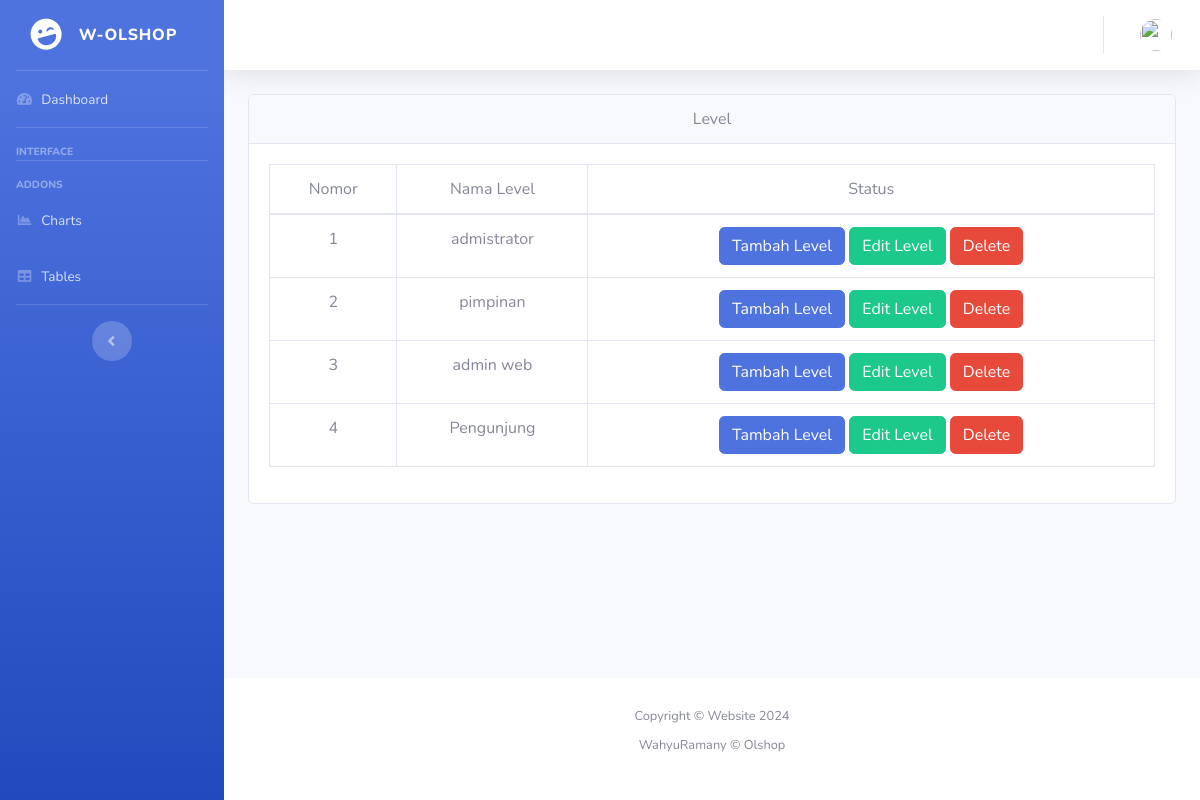
The page /admin/content/level.php on the database its author committed.
### tables this page shows
CREATE TABLE `level` (
  `id` int(12) NOT NULL,
  `nama_level` varchar(100) NOT NULL,
  `create_at` timestamp NOT NULL DEFAULT current_timestamp(),
  `update_at` timestamp NOT NULL DEFAULT current_timestamp() ON UPDATE current_timestamp()
);

### admin/content/level.php (the view, shortened to what this page needs)
<?php
include '../database/koneksi.php';
$sqlLevel = mysqli_query($koneksi, "SELECT * FROM level ");
?>
<!DOCTYPE html>
<html lang="en">
<head>
    <?php include '../layout/head.php' ?>
</head>
<body id="page-top">
    <div id="wrapper">
        <?php include '../layout/sidebar.php' ?>
        <div id="content-wrapper" class="d-flex flex-column">
            <div id="content">
                <?php include '../layout/navbar.php' ?>
                <div class="container-fluid">
                    <div class="row">
                        <div class="col-md-12 text-center">
                            <div class="card">
                                <div class="card-header">Level</div>
                                <div class="card-body">
                                    <div class="table-responsive">
                                        <table class="table table-bordered">
                                            <thead>
                                                <tr>
                                                    <td>Nomor</td>
                                                    <td>Nama Level</td>
                                                    <td>Status</td>
                                                </tr>
                                            </thead>
                                            <tbody>
                                                <?php $no = 1;
                                                while ($resultLevel = mysqli_fetch_assoc($sqlLevel)) { ?>
                                                    <tr>
                                                        <td><?php echo $no++ ?></td>
                                                        <td><?php echo $resultLevel['nama_level'] ?></td>
                                                        <td>
                                                            <a class="btn btn-primary" href="add-level.php">Tambah Level</a>
                                                            <a class="btn btn-success" href="add-level.php?edit=<?php echo $resultLevel['id'] ?>">Edit Level</a>
                                                            <a href="level.php?delete=<?php echo $resultLevel['id'] ?>" class="btn btn-danger" onclick="return confirm('Apakah anda yakin akan menghapus data ini?')">Delete</a>
                                                        </td>
                                                    </tr>
                                                <?php } ?>
                                            </tbody>
                                        </table>
                                    </div>
                                </div>
                            </div>
                        </div>
                    </div>
                </div>
            </div>
            <?php include '../layout/footer.php' ?>
        </div>
    </div>
</body>
</html>

### rows shown on the page
level: nama_level "admistrator"
level: nama_level "pimpinan"
level: nama_level "admin web"
level: nama_level "Pengunjung"
